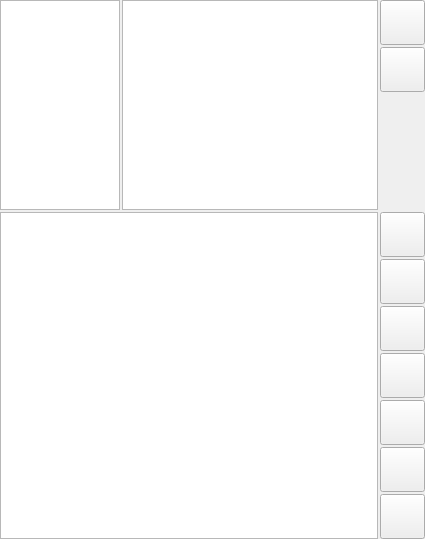
    <widget class="QWidget" name="wdtLeft" native="true">
     <property name="sizePolicy">
      <sizepolicy hsizetype="Preferred" vsizetype="Preferred">
       <horstretch>3</horstretch>
       <verstretch>0</verstretch>
      </sizepolicy>
     </property>
     <property name="focusPolicy">
      <enum>Qt::NoFocus</enum>
     </property>
     <layout class="QVBoxLayout" name="verticalLayout_4">
      <property name="spacing">
       <number>2</number>
      </property>
      <property name="leftMargin">
       <number>0</number>
      </property>
      <property name="topMargin">
       <number>0</number>
      </property>
      <property name="rightMargin">
       <number>0</number>
      </property>
      <property name="bottomMargin">
       <number>0</number>
      </property>
      <item>
       <widget class="QWidget" name="wdtDishGroup" native="true">
        <property name="focusPolicy">
         <enum>Qt::NoFocus</enum>
        </property>
        <layout class="QHBoxLayout" name="horizontalLayout">
         <property name="spacing">
          <number>2</number>
         </property>
         <property name="leftMargin">
          <number>0</number>
         </property>
         <property name="topMargin">
          <number>0</number>
         </property>
         <property name="rightMargin">
          <number>0</number>
         </property>
         <property name="bottomMargin">
          <number>0</number>
         </property>
         <item>
          <widget class="QTableWidget" name="tblGroupOfGroup">
           <property name="minimumSize">
            <size>
             <width>120</width>
             <height>0</height>
            </size>
           </property>
           <property name="maximumSize">
            <size>
             <width>120</width>
             <height>210</height>
            </size>
           </property>
           <property name="focusPolicy">
            <enum>Qt::NoFocus</enum>
           </property>
           <property name="verticalScrollBarPolicy">
            <enum>Qt::ScrollBarAlwaysOff</enum>
           </property>
           <property name="horizontalScrollBarPolicy">
            <enum>Qt::ScrollBarAlwaysOff</enum>
           </property>
           <property name="editTriggers">
            <set>QAbstractItemView::NoEditTriggers</set>
           </property>
           <property name="selectionMode">
            <enum>QAbstractItemView::NoSelection</enum>
           </property>
           <attribute name="horizontalHeaderVisible">
            <bool>false</bool>
           </attribute>
           <attribute name="horizontalHeaderDefaultSectionSize">
            <number>60</number>
           </attribute>
           <attribute name="verticalHeaderVisible">
            <bool>false</bool>
           </attribute>
           <attribute name="verticalHeaderDefaultSectionSize">
            <number>50</number>
           </attribute>
           <column>
            <property name="text">
             <string>New Column</string>
            </property>
           </column>
           <column>
            <property name="text">
             <string>New Column</string>
            </property>
           </column>
          </widget>
         </item>
         <item>
          <widget class="QTableWidget" name="tblDishGroup">
           <property name="minimumSize">
            <size>
             <width>0</width>
             <height>210</height>
            </size>
           </property>
           <property name="maximumSize">
            <size>
             <width>16777215</width>
             <height>210</height>
            </size>
           </property>
           <property name="focusPolicy">
            <enum>Qt::NoFocus</enum>
           </property>
           <property name="verticalScrollBarPolicy">
            <enum>Qt::ScrollBarAlwaysOff</enum>
           </property>
           <property name="horizontalScrollBarPolicy">
            <enum>Qt::ScrollBarAlwaysOff</enum>
           </property>
           <property name="editTriggers">
            <set>QAbstractItemView::NoEditTriggers</set>
           </property>
           <property name="selectionMode">
            <enum>QAbstractItemView::SingleSelection</enum>
           </property>
           <attribute name="horizontalHeaderVisible">
            <bool>false</bool>
           </attribute>
           <attribute name="horizontalHeaderDefaultSectionSize">
            <number>150</number>
           </attribute>
           <attribute name="verticalHeaderVisible">
            <bool>false</bool>
           </attribute>
           <attribute name="verticalHeaderDefaultSectionSize">
            <number>50</number>
           </attribute>
          </widget>
         </item>
         <item>
          <widget class="QWidget" name="wdtGroup_Btn" native="true">
           <property name="sizePolicy">
            <sizepolicy hsizetype="Preferred" vsizetype="Preferred">
             <horstretch>0</horstretch>
             <verstretch>0</verstretch>
            </sizepolicy>
           </property>
           <property name="minimumSize">
            <size>
             <width>0</width>
             <height>0</height>
            </size>
           </property>
           <property name="maximumSize">
            <size>
             <width>255</width>
             <height>16777215</height>
            </size>
           </property>
           <property name="focusPolicy">
            <enum>Qt::NoFocus</enum>
           </property>
           <layout class="QVBoxLayout" name="verticalLayout">
            <property name="spacing">
             <number>2</number>
            </property>
            <property name="leftMargin">
             <number>0</number>
            </property>
            <property name="topMargin">
             <number>0</number>
            </property>
            <property name="rightMargin">
             <number>0</number>
            </property>
            <property name="bottomMargin">
             <number>0</number>
            </property>
            <item>
             <widget class="QPushButton" name="btnGroupUp">
              <property name="minimumSize">
               <size>
                <width>45</width>
                <height>45</height>
               </size>
              </property>
              <property name="maximumSize">
               <size>
                <width>45</width>
                <height>45</height>
               </size>
              </property>
              <property name="focusPolicy">
               <enum>Qt::NoFocus</enum>
              </property>
              <property name="text">
               <string/>
              </property>
              <property name="icon">
               <iconset resource="Res.qrc">
                <normaloff>:/res/up.png</normaloff>:/res/up.png</iconset>
              </property>
              <property name="iconSize">
               <size>
                <width>36</width>
                <height>36</height>
               </size>
              </property>
             </widget>
            </item>
            <item>
             <widget class="QPushButton" name="btnGroupDown">
              <property name="minimumSize">
               <size>
                <width>45</width>
                <height>45</height>
               </size>
              </property>
              <property name="maximumSize">
               <size>
                <width>45</width>
                <height>45</height>
               </size>
              </property>
              <property name="focusPolicy">
               <enum>Qt::NoFocus</enum>
              </property>
              <property name="text">
               <string/>
              </property>
              <property name="icon">
               <iconset resource="Res.qrc">
                <normaloff>:/res/down.png</normaloff>:/res/down.png</iconset>
              </property>
              <property name="iconSize">
               <size>
                <width>36</width>
                <height>36</height>
               </size>
              </property>
             </widget>
            </item>
            <item>
             <spacer name="verticalSpacer_2">
              <property name="focusPolicy">
               <enum>Qt::NoFocus</enum>
              </property>
              <property name="orientation">
               <enum>Qt::Vertical</enum>
              </property>
              <property name="sizeHint" stdset="0">
               <size>
                <width>20</width>
                <height>40</height>
               </size>
              </property>
             </spacer>
            </item>
           </layout>
          </widget>
         </item>
        </layout>
       </widget>
      </item>
      <item>
       <widget class="QWidget" name="wdtDish" native="true">
        <property name="sizePolicy">
         <sizepolicy hsizetype="Expanding" vsizetype="Expanding">
          <horstretch>2</horstretch>
          <verstretch>1</verstretch>
         </sizepolicy>
        </property>
        <property name="focusPolicy">
         <enum>Qt::NoFocus</enum>
        </property>
        <layout class="QHBoxLayout" name="horizontalLayout_2">
         <property name="spacing">
          <number>2</number>
         </property>
         <property name="leftMargin">
          <number>0</number>
         </property>
         <property name="topMargin">
          <number>0</number>
         </property>
         <property name="rightMargin">
          <number>0</number>
         </property>
         <property name="bottomMargin">
          <number>0</number>
         </property>
         <item>
          <widget class="QTableWidget" name="tblDishes">
           <property name="maximumSize">
            <size>
             <width>16777215</width>
             <height>154555</height>
            </size>
           </property>
           <property name="focusPolicy">
            <enum>Qt::NoFocus</enum>
           </property>
           <property name="verticalScrollBarPolicy">
            <enum>Qt::ScrollBarAlwaysOff</enum>
           </property>
           <property name="horizontalScrollBarPolicy">
            <enum>Qt::ScrollBarAlwaysOff</enum>
           </property>
           <property name="editTriggers">
            <set>QAbstractItemView::NoEditTriggers</set>
           </property>
           <property name="selectionMode">
            <enum>QAbstractItemView::SingleSelection</enum>
           </property>
           <attribute name="horizontalHeaderVisible">
            <bool>false</bool>
           </attribute>
           <attribute name="horizontalHeaderDefaultSectionSize">
            <number>225</number>
           </attribute>
           <attribute name="verticalHeaderVisible">
            <bool>false</bool>
           </attribute>
           <attribute name="verticalHeaderDefaultSectionSize">
            <number>60</number>
           </attribute>
          </widget>
         </item>
         <item>
          <widget class="QWidget" name="wdtAddBtn" native="true">
           <property name="focusPolicy">
            <enum>Qt::NoFocus</enum>
           </property>
           <layout class="QVBoxLayout" name="verticalLayout_5">
            <property name="spacing">
             <number>2</number>
            </property>
            <property name="leftMargin">
             <number>0</number>
            </property>
            <property name="topMargin">
             <number>0</number>
            </property>
            <property name="rightMargin">
             <number>0</number>
            </property>
            <property name="bottomMargin">
             <number>0</number>
            </property>
            <item>
             <widget class="QWidget" name="wdtDishBtn" native="true">
              <property name="focusPolicy">
               <enum>Qt::NoFocus</enum>
              </property>
              <layout class="QVBoxLayout" name="verticalLayout_2">
               <property name="spacing">
                <number>2</number>
               </property>
               <property name="leftMargin">
                <number>0</number>
               </property>
               <property name="topMargin">
                <number>0</number>
               </property>
               <property name="rightMargin">
                <number>0</number>
               </property>
               <property name="bottomMargin">
                <number>0</number>
               </property>
               <item>
                <widget class="QWidget" name="widget" native="true">
                 <property name="focusPolicy">
                  <enum>Qt::NoFocus</enum>
                 </property>
                 <layout class="QVBoxLayout" name="verticalLayout_6">
                  <property name="spacing">
                   <number>2</number>
                  </property>
                  <property name="leftMargin">
                   <number>0</number>
                  </property>
                  <property name="topMargin">
                   <number>0</number>
                  </property>
                  <property name="rightMargin">
                   <number>0</number>
                  </property>
                  <property name="bottomMargin">
                   <number>0</number>
                  </property>
                  <item>
                   <widget class="QPushButton" name="btnDishUp">
                    <property name="minimumSize">
                     <size>
                      <width>45</width>
                      <height>45</height>
                     </size>
                    </property>
                    <property name="maximumSize">
                     <size>
                      <width>45</width>
                      <height>45</height>
                     </size>
                    </property>
                    <property name="focusPolicy">
                     <enum>Qt::NoFocus</enum>
                    </property>
                    <property name="text">
                     <string/>
                    </property>
                    <property name="icon">
                     <iconset resource="Res.qrc">
                      <normaloff>:/res/up.png</normaloff>:/res/up.png</iconset>
                    </property>
                    <property name="iconSize">
                     <size>
                      <width>36</width>
                      <height>36</height>
                     </size>
                    </property>
                   </widget>
                  </item>
                  <item>
                   <widget class="QPushButton" name="btnDishDown">
                    <property name="minimumSize">
                     <size>
                      <width>45</width>
                      <height>45</height>
                     </size>
                    </property>
                    <property name="maximumSize">
                     <size>
                      <width>45</width>
                      <height>45</height>
                     </size>
                    </property>
                    <property name="focusPolicy">
                     <enum>Qt::NoFocus</enum>
                    </property>
                    <property name="text">
                     <string/>
                    </property>
                    <property name="icon">
                     <iconset resource="Res.qrc">
                      <normaloff>:/res/down.png</normaloff>:/res/down.png</iconset>
                    </property>
                    <property name="iconSize">
                     <size>
                      <width>36</width>
                      <height>36</height>
                     </size>
                    </property>
                   </widget>
                  </item>
                 </layout>
                </widget>
               </item>
               <item>
                <widget class="QPushButton" name="btnTotalOrders">
                 <property name="minimumSize">
                  <size>
                   <width>45</width>
                   <height>45</height>
                  </size>
                 </property>
                 <property name="maximumSize">
                  <size>
                   <width>45</width>
                   <height>45</height>
                  </size>
                 </property>
                 <property name="focusPolicy">
                  <enum>Qt::NoFocus</enum>
                 </property>
                 <property name="text">
                  <string/>
                 </property>
                 <property name="icon">
                  <iconset resource="Res.qrc">
                   <normaloff>:/res/daily_checks.png</normaloff>:/res/daily_checks.png</iconset>
                 </property>
                 <property name="iconSize">
                  <size>
                   <width>36</width>
                   <height>36</height>
                  </size>
                 </property>
                </widget>
               </item>
              </layout>
             </widget>
            </item>
            <item>
             <widget class="QWidget" name="wdtHdm" native="true">
              <property name="minimumSize">
               <size>
                <width>45</width>
                <height>45</height>
               </size>
              </property>
              <property name="maximumSize">
               <size>
                <width>16777215</width>
                <height>16777215</height>
               </size>
              </property>
              <property name="focusPolicy">
               <enum>Qt::NoFocus</enum>
              </property>
              <layout class="QVBoxLayout" name="verticalLayout_7">
               <property name="spacing">
                <number>2</number>
               </property>
               <property name="leftMargin">
                <number>0</number>
               </property>
               <property name="topMargin">
                <number>0</number>
               </property>
               <property name="rightMargin">
                <number>0</number>
               </property>
               <property name="bottomMargin">
                <number>0</number>
               </property>
               <item>
                <widget class="QPushButton" name="btnPlugins">
                 <property name="minimumSize">
                  <size>
                   <width>45</width>
                   <height>45</height>
                  </size>
                 </property>
                 <property name="maximumSize">
                  <size>
                   <width>45</width>
                   <height>44</height>
                  </size>
                 </property>
                 <property name="focusPolicy">
                  <enum>Qt::NoFocus</enum>
                 </property>
                 <property name="text">
                  <string/>
                 </property>
                 <property name="icon">
                  <iconset resource="Res.qrc">
                   <normaloff>:/res/messagebox_warning.png</normaloff>:/res/messagebox_warning.png</iconset>
                 </property>
                 <property name="iconSize">
                  <size>
                   <width>36</width>
                   <height>36</height>
                  </size>
                 </property>
                </widget>
               </item>
               <item>
                <widget class="QPushButton" name="pushButton_2">
                 <property name="minimumSize">
                  <size>
                   <width>45</width>
                   <height>45</height>
                  </size>
                 </property>
                 <property name="maximumSize">
                  <size>
                   <width>45</width>
                   <height>45</height>
                  </size>
                 </property>
                 <property name="focusPolicy">
                  <enum>Qt::NoFocus</enum>
                 </property>
                 <property name="text">
                  <string/>
                 </property>
                 <property name="icon">
                  <iconset resource="Res.qrc">
                   <normaloff>:/res/query_pay.png</normaloff>:/res/query_pay.png</iconset>
                 </property>
                 <property name="iconSize">
                  <size>
                   <width>40</width>
                   <height>40</height>
                  </size>
                 </property>
                </widget>
               </item>
               <item>
                <widget class="QPushButton" name="btnCalculator">
                 <property name="minimumSize">
                  <size>
                   <width>45</width>
                   <height>45</height>
                  </size>
                 </property>
                 <property name="maximumSize">
                  <size>
                   <width>45</width>
                   <height>45</height>
                  </size>
                 </property>
                 <property name="focusPolicy">
                  <enum>Qt::NoFocus</enum>
                 </property>
                 <property name="text">
                  <string/>
                 </property>
                 <property name="icon">
                  <iconset resource="Res.qrc">
                   <normaloff>:/res/calculator.png</normaloff>:/res/calculator.png</iconset>
                 </property>
                 <property name="iconSize">
                  <size>
                   <width>40</width>
                   <height>40</height>
                  </size>
                 </property>
                </widget>
               </item>
               <item>
                <widget class="QPushButton" name="btnDiscount_2">
                 <property name="minimumSize">
                  <size>
                   <width>45</width>
                   <height>45</height>
                  </size>
                 </property>
                 <property name="maximumSize">
                  <size>
                   <width>45</width>
                   <height>45</height>
                  </size>
                 </property>
                 <property name="focusPolicy">
                  <enum>Qt::NoFocus</enum>
                 </property>
                 <property name="text">
                  <string/>
                 </property>
                 <property name="icon">
                  <iconset resource="Res.qrc">
                   <normaloff>:/res/arca.png</normaloff>:/res/arca.png</iconset>
                 </property>
                 <property name="iconSize">
                  <size>
                   <width>36</width>
                   <height>36</height>
                  </size>
                 </property>
                </widget>
               </item>
               <item>
                <spacer name="verticalSpacer">
                 <property name="focusPolicy">
                  <enum>Qt::NoFocus</enum>
                 </property>
                 <property name="orientation">
                  <enum>Qt::Vertical</enum>
                 </property>
                 <property name="sizeType">
                  <enum>QSizePolicy::Expanding</enum>
                 </property>
                 <property name="sizeHint" stdset="0">
                  <size>
                   <width>0</width>
                   <height>0</height>
                  </size>
                 </property>
                </spacer>
               </item>
              </layout>
             </widget>
            </item>
           </layout>
          </widget>
         </item>
        </layout>
       </widget>
      </item>
     </layout>
    </widget>
